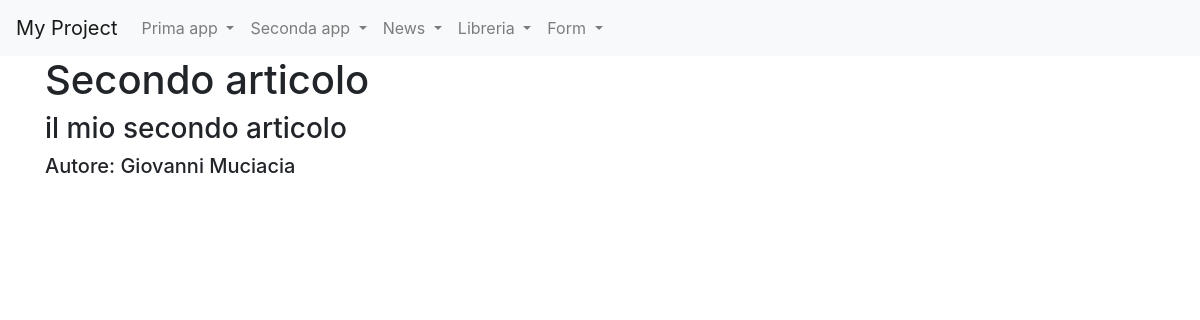
/news/articoli/1, run on the app's committed database.
### news/models.py (models this page shows, shortened)
class Articolo (models.Model):
    titolo= models.CharField(max_length=100)
    contenuto= models.TextField()
    giornalista= models.ForeignKey(Giornalista, on_delete=models.CASCADE, related_name="articoli")
    class Meta:
        verbose_name="Articolo"
        verbose_name_plural="Articoli"

class Giornalista(models.Model):
    nome= models.CharField(max_length=20)
    cognome= models.CharField(max_length=20)
    def __str__(self):
        return self.nome + " " + self.cognome
    class Meta:
        verbose_name="Giornalista"
        verbose_name_plural="Giornalisti"

### news/views.py (the view)
# urls.py: path("articoli/<int:pk>", ArticoloDetailViewCB.as_view(), name="articolo_detail"),
class ArticoloDetailViewCB(DetailView):
    model=Articolo
    template_name="articolo_detail.html"

### news/templates/articolo_detail.html (shortened to what this page needs)
{% extends 'base.html'%}
{% block content %}
    <h1>{{ articolo.titolo }}</h1>
    <h3>{{ articolo.contenuto }}</h3>
    <h5>Autore: {{ articolo.giornalista }} </h5>
{% endblock content %}

### data on the page
Articolo: titolo "Secondo articolo", contenuto "il mio secondo articolo", giornalista "Giovanni Muciacia"
